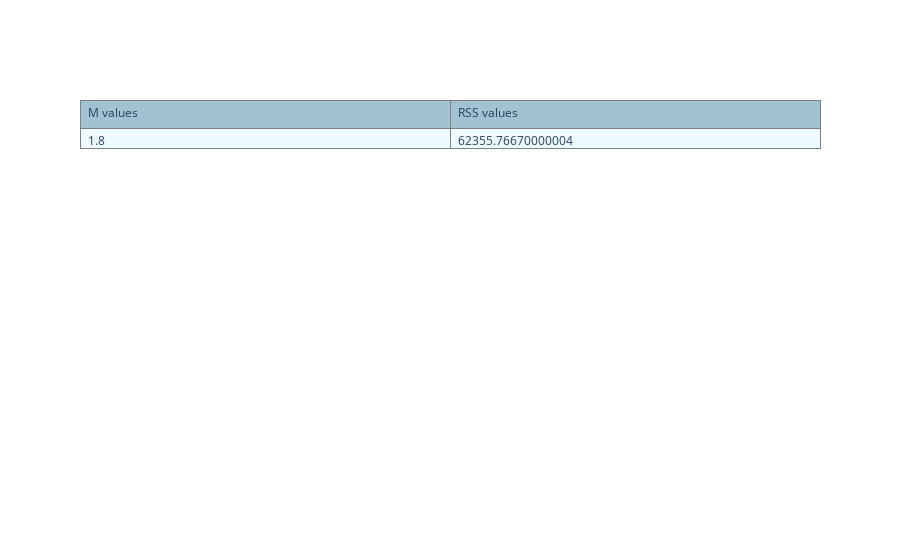

Source (notebook cell):
### Code cell
cost_chart = rss_values(budgets, revenues, scaled_m_values, b_value)
if cost_chart: 
    column_values = list(cost_chart.values())
    plot_table(headers = ['M values', 'RSS values'], columns=column_values)

### Figure 1 — Plotly figure (JSON) as saved in the notebook; plotly's stock layout.template omitted (floating-point values rounded to 4 significant figures)
{"data": [{"cells": {"align": ["left", "left", "left", "left", "left"], "fill": {"color": "#EDFAFF"}, "line": {"color": "#7D7F80"}, "values": [1.8, 62360.0]}, "header": {"align": ["left", "left", "left", "left", "left"], "fill": {"color": "#a1c3d1"}, "line": {"color": "#7D7F80"}, "values": ["M values", "RSS values"]}, "type": "table"}], "layout": {}}
